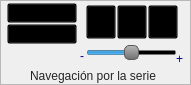
       <widget class="QFrame" name="frame_73">
        <property name="geometry">
         <rect>
          <x>1150</x>
          <y>0</y>
          <width>191</width>
          <height>85</height>
         </rect>
        </property>
        <property name="styleSheet">
         <string notr="true">QFrame#frame_73{
	background-color: qlineargradient(spread:pad, x1:0.506, y1:1, x2:0.499955, y2:0.636, stop:0 rgba(165, 165, 165, 255), stop:1 rgba(201, 201, 201, 255));
	border-bottom: 1px solid rgb(112, 112, 112);
	border-right: 1px solid qlineargradient(spread:pad, x1:0.494318, y1:1, x2:0.506, y2:0, stop:0 rgba(112, 112, 112, 255), stop:1 rgba(184, 184, 184, 255));
}</string>
        </property>
        <property name="frameShape">
         <enum>QFrame::StyledPanel</enum>
        </property>
        <property name="frameShadow">
         <enum>QFrame::Raised</enum>
        </property>
        <widget class="QFrame" name="frame_74">
         <property name="geometry">
          <rect>
           <x>7</x>
           <y>3</y>
           <width>70</width>
           <height>20</height>
          </rect>
         </property>
         <property name="styleSheet">
          <string notr="true">QFrame{
	background-color: transparent;
}

QToolButton{
	background-color: transparent;
	}

QToolButton:hover{
	background-color: qlineargradient(spread:reflect, x1:0.455273, y1:1, x2:0.460273, y2:0, stop:0 rgba(253, 247, 225, 255), stop:0.301136 rgba(252, 228, 137, 255), stop:0.829545 rgba(253, 235, 168, 255), stop:1 rgba(253, 238, 177, 255));
	border-top: 2px solid qlineargradient(spread:pad, x1:0.465909, y1:0, x2:0.465909, y2:1, stop:0 rgba(241, 202, 88, 255), stop:1 rgba(253, 249, 232, 255));
	border-right: 2px solid qlineargradient(spread:pad, x1:0.994318, y1:0.568, x2:0, y2:0.568, stop:0 rgba(241, 204, 84, 255), stop:1 rgba(253, 246, 221, 255));
	border-bottom: 2px solid qlineargradient(spread:pad, x1:0.471, y1:1, x2:0.494, y2:0, stop:0 rgba(244, 213, 73, 255), stop:1 rgba(253, 253, 235, 255));
	border-left: 2px solid qlineargradient(spread:pad, x1:0, y1:0.642, x2:1, y2:0.659, stop:0 rgba(242, 205, 83, 255), stop:1 rgba(253, 246, 223, 255));
	border-radius: 1.5ex;
}

QToolButton:checked{
	background-color: qlineargradient(spread:pad, x1:0.483, y1:1, x2:0.477, y2:0.426, stop:0 rgba(254, 226, 135, 255), stop:1 rgba(250, 214, 121, 255));
	border-top: 2px solid qlineargradient(spread:pad, x1:0.5, y1:0, x2:0.517, y2:1, stop:0 rgba(194, 118, 43, 255), stop:1 rgba(246, 200, 103, 255));
	border-right: 2px solid qlineargradient(spread:pad, x1:1, y1:0.557, x2:0, y2:0.563, stop:0 rgba(194, 128, 50, 255), stop:1 rgba(248, 208, 113, 255));
	border-bottom: 2px solid qlineargradient(spread:pad, x1:0.449, y1:1, x2:0.449, y2:0, stop:0 rgba(194, 158, 71, 255), stop:1 rgba(250, 215, 122, 255));
	border-left: 2px solid qlineargradient(spread:pad, x1:0, y1:0.545455, x2:1, y2:0.54, stop:0 rgba(194, 132, 53, 255), stop:1 rgba(248, 209, 114, 255));
	border-radius: 1.5ex;
}

</string>
         </property>
         <property name="frameShape">
          <enum>QFrame::StyledPanel</enum>
         </property>
         <property name="frameShadow">
          <enum>QFrame::Raised</enum>
         </property>
         <property name="checkable" stdset="0">
          <bool>false</bool>
         </property>
         <widget class="QToolButton" name="toolButton_58">
          <property name="geometry">
           <rect>
            <x>0</x>
            <y>0</y>
            <width>70</width>
            <height>20</height>
           </rect>
          </property>
          <property name="styleSheet">
           <string notr="true"/>
          </property>
          <property name="text">
           <string>Anterior</string>
          </property>
          <property name="icon">
           <iconset resource="resources.qrc">
            <normaloff>:/Visor/assets/visor/backward.png</normaloff>:/Visor/assets/visor/backward.png</iconset>
          </property>
          <property name="iconSize">
           <size>
            <width>39</width>
            <height>39</height>
           </size>
          </property>
          <property name="toolButtonStyle">
           <enum>Qt::ToolButtonTextBesideIcon</enum>
          </property>
         </widget>
        </widget>
        <widget class="QFrame" name="frame_75">
         <property name="geometry">
          <rect>
           <x>7</x>
           <y>24</y>
           <width>70</width>
           <height>20</height>
          </rect>
         </property>
         <property name="styleSheet">
          <string notr="true">QFrame{
	background-color: transparent;
}

QToolButton{
	background-color: transparent;
	}

QToolButton:hover{
	background-color: qlineargradient(spread:reflect, x1:0.455273, y1:1, x2:0.460273, y2:0, stop:0 rgba(253, 247, 225, 255), stop:0.301136 rgba(252, 228, 137, 255), stop:0.829545 rgba(253, 235, 168, 255), stop:1 rgba(253, 238, 177, 255));
	border-top: 2px solid qlineargradient(spread:pad, x1:0.465909, y1:0, x2:0.465909, y2:1, stop:0 rgba(241, 202, 88, 255), stop:1 rgba(253, 249, 232, 255));
	border-right: 2px solid qlineargradient(spread:pad, x1:0.994318, y1:0.568, x2:0, y2:0.568, stop:0 rgba(241, 204, 84, 255), stop:1 rgba(253, 246, 221, 255));
	border-bottom: 2px solid qlineargradient(spread:pad, x1:0.471, y1:1, x2:0.494, y2:0, stop:0 rgba(244, 213, 73, 255), stop:1 rgba(253, 253, 235, 255));
	border-left: 2px solid qlineargradient(spread:pad, x1:0, y1:0.642, x2:1, y2:0.659, stop:0 rgba(242, 205, 83, 255), stop:1 rgba(253, 246, 223, 255));
	border-radius: 1.5ex;
}

QToolButton:checked{
	background-color: qlineargradient(spread:pad, x1:0.483, y1:1, x2:0.477, y2:0.426, stop:0 rgba(254, 226, 135, 255), stop:1 rgba(250, 214, 121, 255));
	border-top: 2px solid qlineargradient(spread:pad, x1:0.5, y1:0, x2:0.517, y2:1, stop:0 rgba(194, 118, 43, 255), stop:1 rgba(246, 200, 103, 255));
	border-right: 2px solid qlineargradient(spread:pad, x1:1, y1:0.557, x2:0, y2:0.563, stop:0 rgba(194, 128, 50, 255), stop:1 rgba(248, 208, 113, 255));
	border-bottom: 2px solid qlineargradient(spread:pad, x1:0.449, y1:1, x2:0.449, y2:0, stop:0 rgba(194, 158, 71, 255), stop:1 rgba(250, 215, 122, 255));
	border-left: 2px solid qlineargradient(spread:pad, x1:0, y1:0.545455, x2:1, y2:0.54, stop:0 rgba(194, 132, 53, 255), stop:1 rgba(248, 209, 114, 255));
	border-radius: 1.5ex;
}

</string>
         </property>
         <property name="frameShape">
          <enum>QFrame::StyledPanel</enum>
         </property>
         <property name="frameShadow">
          <enum>QFrame::Raised</enum>
         </property>
         <property name="checkable" stdset="0">
          <bool>false</bool>
         </property>
         <widget class="QToolButton" name="toolButton_60">
          <property name="geometry">
           <rect>
            <x>0</x>
            <y>0</y>
            <width>70</width>
            <height>20</height>
           </rect>
          </property>
          <property name="styleSheet">
           <string notr="true"/>
          </property>
          <property name="text">
           <string>Siguiente</string>
          </property>
          <property name="icon">
           <iconset resource="resources.qrc">
            <normaloff>:/Visor/assets/visor/forward.png</normaloff>:/Visor/assets/visor/forward.png</iconset>
          </property>
          <property name="iconSize">
           <size>
            <width>39</width>
            <height>39</height>
           </size>
          </property>
          <property name="toolButtonStyle">
           <enum>Qt::ToolButtonTextBesideIcon</enum>
          </property>
         </widget>
        </widget>
        <widget class="QLabel" name="label_22">
         <property name="geometry">
          <rect>
           <x>30</x>
           <y>68</y>
           <width>131</width>
           <height>16</height>
          </rect>
         </property>
         <property name="styleSheet">
          <string notr="true">QLabel{
	background-color: transparent;
	color: rgb(36, 36, 36)
}</string>
         </property>
         <property name="text">
          <string>Navegación por la serie</string>
         </property>
        </widget>
        <widget class="QSlider" name="horizontalSlider">
         <property name="geometry">
          <rect>
           <x>86</x>
           <y>42</y>
           <width>91</width>
           <height>22</height>
          </rect>
         </property>
         <property name="styleSheet">
          <string notr="true">QSlider:horizontal{
	background-color: transparent;
}

QSlider::handle:horizontal{
	border:1px solid #5c5c5c;
	
	background-color: qlineargradient(spread:pad, x1:0.494318, y1:1, x2:0.506, y2:0, stop:0 rgba(112, 112, 112, 255), stop:1 rgba(184, 184, 184, 255));
	border-radius: 5px;
	margin-top: 5px;
}
</string>
         </property>
         <property name="value">
          <number>50</number>
         </property>
         <property name="orientation">
          <enum>Qt::Horizontal</enum>
         </property>
         <property name="tickPosition">
          <enum>QSlider::NoTicks</enum>
         </property>
        </widget>
        <widget class="QLabel" name="label_3">
         <property name="geometry">
          <rect>
           <x>80</x>
           <y>50</y>
           <width>11</width>
           <height>12</height>
          </rect>
         </property>
         <property name="styleSheet">
          <string notr="true">background-color: transparent;
color: rgb(0, 0, 139);
font: 87 10pt &quot;Arial Black&quot;;</string>
         </property>
         <property name="text">
          <string>-</string>
         </property>
        </widget>
        <widget class="QLabel" name="label_4">
         <property name="geometry">
          <rect>
           <x>176</x>
           <y>53</y>
           <width>11</width>
           <height>12</height>
          </rect>
         </property>
         <property name="styleSheet">
          <string notr="true">background-color: transparent;
color: rgb(0, 0, 139);
font: 87 10pt &quot;Arial Black&quot;;</string>
         </property>
         <property name="text">
          <string>+</string>
         </property>
        </widget>
        <widget class="QFrame" name="frame_76">
         <property name="geometry">
          <rect>
           <x>86</x>
           <y>5</y>
           <width>30</width>
           <height>34</height>
          </rect>
         </property>
         <property name="styleSheet">
          <string notr="true">QFrame{
	background-color: transparent;
}

QToolButton{
	background-color: transparent;
	}

QToolButton:hover{
	background-color: qlineargradient(spread:reflect, x1:0.455273, y1:1, x2:0.460273, y2:0, stop:0 rgba(253, 247, 225, 255), stop:0.301136 rgba(252, 228, 137, 255), stop:0.829545 rgba(253, 235, 168, 255), stop:1 rgba(253, 238, 177, 255));
	border-top: 2px solid qlineargradient(spread:pad, x1:0.465909, y1:0, x2:0.465909, y2:1, stop:0 rgba(241, 202, 88, 255), stop:1 rgba(253, 249, 232, 255));
	border-right: 2px solid qlineargradient(spread:pad, x1:0.994318, y1:0.568, x2:0, y2:0.568, stop:0 rgba(241, 204, 84, 255), stop:1 rgba(253, 246, 221, 255));
	border-bottom: 2px solid qlineargradient(spread:pad, x1:0.471, y1:1, x2:0.494, y2:0, stop:0 rgba(244, 213, 73, 255), stop:1 rgba(253, 253, 235, 255));
	border-left: 2px solid qlineargradient(spread:pad, x1:0, y1:0.642, x2:1, y2:0.659, stop:0 rgba(242, 205, 83, 255), stop:1 rgba(253, 246, 223, 255));
	border-radius: 1.5ex;
}

QToolButton:checked{
	background-color: qlineargradient(spread:pad, x1:0.483, y1:1, x2:0.477, y2:0.426, stop:0 rgba(254, 226, 135, 255), stop:1 rgba(250, 214, 121, 255));
	border-top: 2px solid qlineargradient(spread:pad, x1:0.5, y1:0, x2:0.517, y2:1, stop:0 rgba(194, 118, 43, 255), stop:1 rgba(246, 200, 103, 255));
	border-right: 2px solid qlineargradient(spread:pad, x1:1, y1:0.557, x2:0, y2:0.563, stop:0 rgba(194, 128, 50, 255), stop:1 rgba(248, 208, 113, 255));
	border-bottom: 2px solid qlineargradient(spread:pad, x1:0.449, y1:1, x2:0.449, y2:0, stop:0 rgba(194, 158, 71, 255), stop:1 rgba(250, 215, 122, 255));
	border-left: 2px solid qlineargradient(spread:pad, x1:0, y1:0.545455, x2:1, y2:0.54, stop:0 rgba(194, 132, 53, 255), stop:1 rgba(248, 209, 114, 255));
	border-radius: 1.5ex;
}

</string>
         </property>
         <property name="frameShape">
          <enum>QFrame::StyledPanel</enum>
         </property>
         <property name="frameShadow">
          <enum>QFrame::Raised</enum>
         </property>
         <property name="checkable" stdset="0">
          <bool>false</bool>
         </property>
         <widget class="QToolButton" name="toolButton_61">
          <property name="geometry">
           <rect>
            <x>0</x>
            <y>0</y>
            <width>30</width>
            <height>34</height>
           </rect>
          </property>
          <property name="styleSheet">
           <string notr="true"/>
          </property>
          <property name="text">
           <string/>
          </property>
          <property name="icon">
           <iconset resource="resources.qrc">
            <normaloff>:/Visor/assets/visor/cineBackward.png</normaloff>:/Visor/assets/visor/cineBackward.png</iconset>
          </property>
          <property name="iconSize">
           <size>
            <width>39</width>
            <height>39</height>
           </size>
          </property>
          <property name="toolButtonStyle">
           <enum>Qt::ToolButtonIconOnly</enum>
          </property>
         </widget>
        </widget>
        <widget class="QFrame" name="frame_77">
         <property name="geometry">
          <rect>
           <x>117</x>
           <y>5</y>
           <width>30</width>
           <height>34</height>
          </rect>
         </property>
         <property name="styleSheet">
          <string notr="true">QFrame{
	background-color: transparent;
}

QToolButton{
	background-color: transparent;
	}

QToolButton:hover{
	background-color: qlineargradient(spread:reflect, x1:0.455273, y1:1, x2:0.460273, y2:0, stop:0 rgba(253, 247, 225, 255), stop:0.301136 rgba(252, 228, 137, 255), stop:0.829545 rgba(253, 235, 168, 255), stop:1 rgba(253, 238, 177, 255));
	border-top: 2px solid qlineargradient(spread:pad, x1:0.465909, y1:0, x2:0.465909, y2:1, stop:0 rgba(241, 202, 88, 255), stop:1 rgba(253, 249, 232, 255));
	border-right: 2px solid qlineargradient(spread:pad, x1:0.994318, y1:0.568, x2:0, y2:0.568, stop:0 rgba(241, 204, 84, 255), stop:1 rgba(253, 246, 221, 255));
	border-bottom: 2px solid qlineargradient(spread:pad, x1:0.471, y1:1, x2:0.494, y2:0, stop:0 rgba(244, 213, 73, 255), stop:1 rgba(253, 253, 235, 255));
	border-left: 2px solid qlineargradient(spread:pad, x1:0, y1:0.642, x2:1, y2:0.659, stop:0 rgba(242, 205, 83, 255), stop:1 rgba(253, 246, 223, 255));
	border-radius: 1.5ex;
}

QToolButton:checked{
	background-color: qlineargradient(spread:pad, x1:0.483, y1:1, x2:0.477, y2:0.426, stop:0 rgba(254, 226, 135, 255), stop:1 rgba(250, 214, 121, 255));
	border-top: 2px solid qlineargradient(spread:pad, x1:0.5, y1:0, x2:0.517, y2:1, stop:0 rgba(194, 118, 43, 255), stop:1 rgba(246, 200, 103, 255));
	border-right: 2px solid qlineargradient(spread:pad, x1:1, y1:0.557, x2:0, y2:0.563, stop:0 rgba(194, 128, 50, 255), stop:1 rgba(248, 208, 113, 255));
	border-bottom: 2px solid qlineargradient(spread:pad, x1:0.449, y1:1, x2:0.449, y2:0, stop:0 rgba(194, 158, 71, 255), stop:1 rgba(250, 215, 122, 255));
	border-left: 2px solid qlineargradient(spread:pad, x1:0, y1:0.545455, x2:1, y2:0.54, stop:0 rgba(194, 132, 53, 255), stop:1 rgba(248, 209, 114, 255));
	border-radius: 1.5ex;
}

</string>
         </property>
         <property name="frameShape">
          <enum>QFrame::StyledPanel</enum>
         </property>
         <property name="frameShadow">
          <enum>QFrame::Raised</enum>
         </property>
         <property name="checkable" stdset="0">
          <bool>false</bool>
         </property>
         <widget class="QToolButton" name="toolButton_62">
          <property name="geometry">
           <rect>
            <x>0</x>
            <y>0</y>
            <width>30</width>
            <height>34</height>
           </rect>
          </property>
          <property name="styleSheet">
           <string notr="true"/>
          </property>
          <property name="text">
           <string/>
          </property>
          <property name="icon">
           <iconset resource="resources.qrc">
            <normaloff>:/Visor/assets/visor/Stop.png</normaloff>:/Visor/assets/visor/Stop.png</iconset>
          </property>
          <property name="iconSize">
           <size>
            <width>39</width>
            <height>39</height>
           </size>
          </property>
          <property name="toolButtonStyle">
           <enum>Qt::ToolButtonIconOnly</enum>
          </property>
         </widget>
        </widget>
        <widget class="QFrame" name="frame_98">
         <property name="geometry">
          <rect>
           <x>148</x>
           <y>5</y>
           <width>30</width>
           <height>34</height>
          </rect>
         </property>
         <property name="styleSheet">
          <string notr="true">QFrame{
	background-color: transparent;
}

QToolButton{
	background-color: transparent;
	}

QToolButton:hover{
	background-color: qlineargradient(spread:reflect, x1:0.455273, y1:1, x2:0.460273, y2:0, stop:0 rgba(253, 247, 225, 255), stop:0.301136 rgba(252, 228, 137, 255), stop:0.829545 rgba(253, 235, 168, 255), stop:1 rgba(253, 238, 177, 255));
	border-top: 2px solid qlineargradient(spread:pad, x1:0.465909, y1:0, x2:0.465909, y2:1, stop:0 rgba(241, 202, 88, 255), stop:1 rgba(253, 249, 232, 255));
	border-right: 2px solid qlineargradient(spread:pad, x1:0.994318, y1:0.568, x2:0, y2:0.568, stop:0 rgba(241, 204, 84, 255), stop:1 rgba(253, 246, 221, 255));
	border-bottom: 2px solid qlineargradient(spread:pad, x1:0.471, y1:1, x2:0.494, y2:0, stop:0 rgba(244, 213, 73, 255), stop:1 rgba(253, 253, 235, 255));
	border-left: 2px solid qlineargradient(spread:pad, x1:0, y1:0.642, x2:1, y2:0.659, stop:0 rgba(242, 205, 83, 255), stop:1 rgba(253, 246, 223, 255));
	border-radius: 1.5ex;
}

QToolButton:checked{
	background-color: qlineargradient(spread:pad, x1:0.483, y1:1, x2:0.477, y2:0.426, stop:0 rgba(254, 226, 135, 255), stop:1 rgba(250, 214, 121, 255));
	border-top: 2px solid qlineargradient(spread:pad, x1:0.5, y1:0, x2:0.517, y2:1, stop:0 rgba(194, 118, 43, 255), stop:1 rgba(246, 200, 103, 255));
	border-right: 2px solid qlineargradient(spread:pad, x1:1, y1:0.557, x2:0, y2:0.563, stop:0 rgba(194, 128, 50, 255), stop:1 rgba(248, 208, 113, 255));
	border-bottom: 2px solid qlineargradient(spread:pad, x1:0.449, y1:1, x2:0.449, y2:0, stop:0 rgba(194, 158, 71, 255), stop:1 rgba(250, 215, 122, 255));
	border-left: 2px solid qlineargradient(spread:pad, x1:0, y1:0.545455, x2:1, y2:0.54, stop:0 rgba(194, 132, 53, 255), stop:1 rgba(248, 209, 114, 255));
	border-radius: 1.5ex;
}

</string>
         </property>
         <property name="frameShape">
          <enum>QFrame::StyledPanel</enum>
         </property>
         <property name="frameShadow">
          <enum>QFrame::Raised</enum>
         </property>
         <property name="checkable" stdset="0">
          <bool>false</bool>
         </property>
         <widget class="QToolButton" name="toolButton_63">
          <property name="geometry">
           <rect>
            <x>0</x>
            <y>0</y>
            <width>30</width>
            <height>34</height>
           </rect>
          </property>
          <property name="styleSheet">
           <string notr="true"/>
          </property>
          <property name="text">
           <string/>
          </property>
          <property name="icon">
           <iconset resource="resources.qrc">
            <normaloff>:/Visor/assets/visor/cineForward.png</normaloff>:/Visor/assets/visor/cineForward.png</iconset>
          </property>
          <property name="iconSize">
           <size>
            <width>39</width>
            <height>39</height>
           </size>
          </property>
          <property name="toolButtonStyle">
           <enum>Qt::ToolButtonIconOnly</enum>
          </property>
         </widget>
        </widget>
       </widget>
